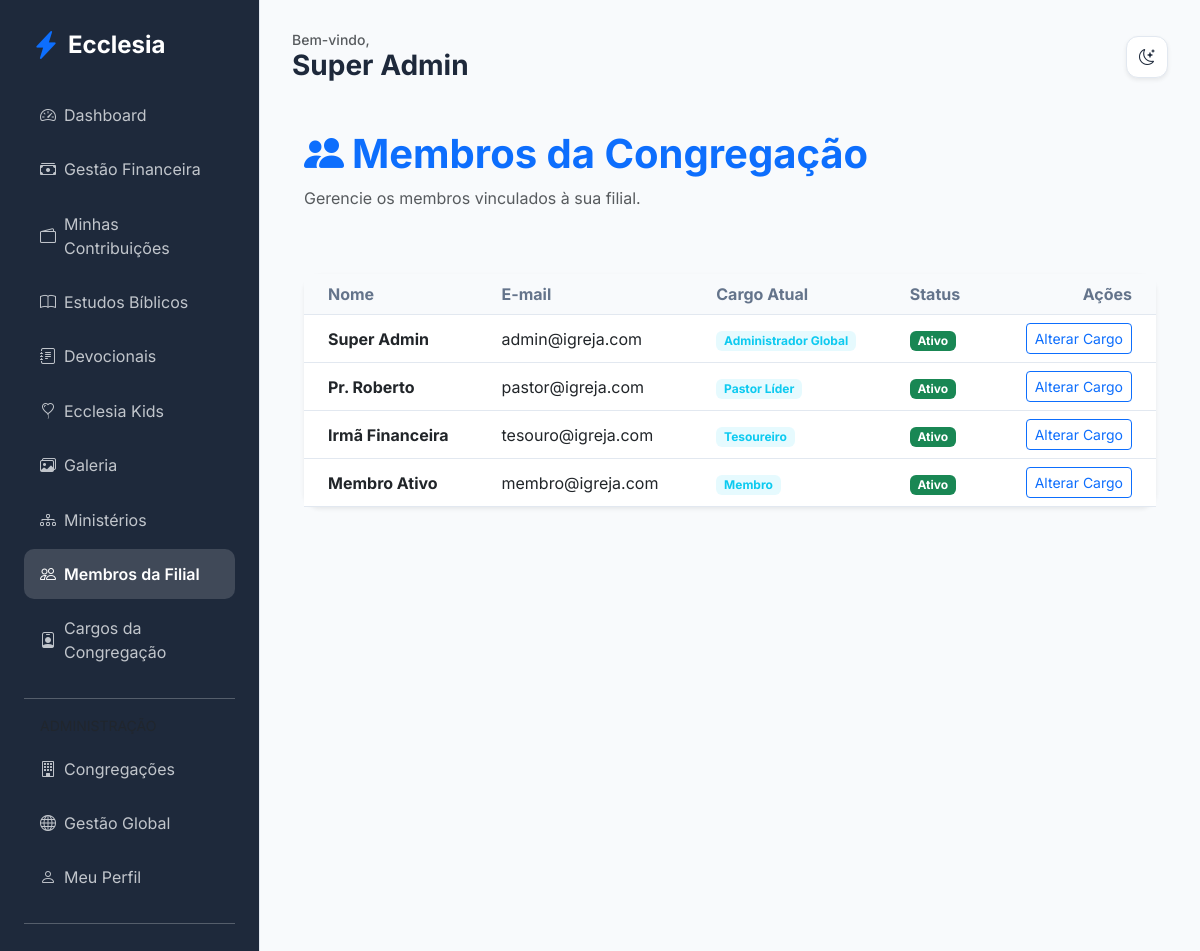
The page /members/my-church/members (signed in) on the database its author committed.
### app/core/models.py (models this page shows, shortened)
class User(db.Model, UserMixin):
    id = db.Column(db.Integer, primary_key=True)
    name = db.Column(db.String(100), nullable=False)
    email = db.Column(db.String(120), unique=True, nullable=False)
    password_hash = db.Column(db.String(128))
    birth_date = db.Column(db.Date)
    gender = db.Column(db.String(20))
    documents = db.Column(db.String(200)) # Flexível para diferentes países
    address = db.Column(db.Text)
    phone = db.Column(db.String(50))
    profile_photo = db.Column(db.String(255), nullable=True)
    status = db.Column(db.String(20), default='pending') # pending, active, rejected
    is_ministry_leader = db.Column(db.Boolean, default=False)
    church_id = db.Column(db.Integer, db.ForeignKey('church.id'))
    family_id = db.Column(db.Integer, db.ForeignKey('family.id'), nullable=True)
    church_role_id = db.Column(db.Integer, db.ForeignKey('church_role.id'), nullable=True)
    ministries = db.relationship('Ministry', secondary=member_ministries, backref=db.backref('members', lazy='dynamic'))
    can_manage_ministries = db.Column(db.Boolean, default=False)
    can_manage_media = db.Column(db.Boolean, default=False)
    can_publish_devotionals = db.Column(db.Boolean, default=False)
    can_approve_members = db.Column(db.Boolean, default=False)
    can_manage_finance = db.Column(db.Boolean, default=False)
    can_manage_kids = db.Column(db.Boolean, default=False)
    can_manage_events = db.Column(db.Boolean, default=False)

class ChurchRole(db.Model):
    id = db.Column(db.Integer, primary_key=True)
    name = db.Column(db.String(80), nullable=False)
    description = db.Column(db.Text, nullable=True)
    church_id = db.Column(db.Integer, db.ForeignKey('church.id'), nullable=False)
    is_active = db.Column(db.Boolean, default=True)
    order = db.Column(db.Integer, default=0)  # para ordenar na exibição
    users = db.relationship('User', backref='church_role', lazy=True)

### app/modules/members/routes.py (the view)
@members_bp.route('/my-church/members')
@login_required
def church_members():
    if not can_manage_members():
        flash('Acesso negado.', 'danger')
        return redirect(url_for('members.dashboard'))
    members = User.query.filter_by(church_id=current_user.church_id).all()
    return render_template('members/church_members.html', members=members)

### app/modules/members/routes.py (called while the page is built)
def can_manage_members():
    return current_user.can_approve_members or (current_user.church_role and current_user.church_role.name in ['Administrador Global', 'Pastor Líder'])

### app/templates/members/church_members.html
{% extends "base.html" %}
{% block content %}
<div class="container py-4">
    <div class="d-flex justify-content-between align-items-center mb-5">
        <div>
            <h1 class="fw-bold text-primary"><i class="bi bi-people-fill me-2"></i>Membros da Congregação</h1>
            <p class="text-muted">Gerencie os membros vinculados à sua filial.</p>
        </div>
    </div>
    <div class="card border-0 shadow-sm">
        <div class="table-responsive">
            <table class="table table-hover align-middle mb-0">
                <thead class="bg-light">
                    <tr>
                        <th class="ps-4">Nome</th>
                        <th>E-mail</th>
                        <th>Cargo Atual</th>
                        <th>Status</th>
                        <th class="text-end pe-4">Ações</th>
                    </tr>
                </thead>
                <tbody>
                    {% for member in members %}
                    <tr>
                        <td class="ps-4 fw-bold">{{ member.name }}</td>
                        <td>{{ member.email }}</td>
                        <td><span class="badge bg-info bg-opacity-10 text-info">{{ member.church_role.name if member.church_role else 'Sem cargo' }}</span></td>
                        <td>
                            {% if member.status == 'active' %}
                            <span class="badge bg-success">Ativo</span>
                            {% elif member.status == 'pending' %}
                            <span class="badge bg-warning">Pendente</span>
                            {% else %}
                            <span class="badge bg-danger">Inativo</span>
                            {% endif %}
                        </td>
                        <td class="text-end pe-4">
                            <a href="{{ url_for('members.promote_member', id=member.id) }}" class="btn btn-sm btn-outline-primary">Alterar Cargo</a>
                        </td>
                    </tr>
                    {% endfor %}
                </tbody>
            </table>
        </div>
    </div>
</div>
{% endblock %}

### app/templates/base.html (shortened to what this page needs)
<!DOCTYPE html>
<html lang="pt-BR">
<head>
    <link href="https://cdn.jsdelivr.net/npm/bootstrap@5.3.0/dist/css/bootstrap.min.css" rel="stylesheet">
    <link href="https://cdn.jsdelivr.net/npm/bootstrap-icons@1.10.0/font/bootstrap-icons.css" rel="stylesheet">
    <link rel="stylesheet" href="{{ url_for('static', filename='css/premium.css') }}">
</head>
<body>
    {% if current_user.is_authenticated %}
    <div class="sidebar d-none d-lg-block">
        <div class="d-flex align-items-center mb-4 px-2">
            <i class="bi bi-lightning-charge-fill text-primary fs-3 me-2"></i>
            <h4 class="mb-0 fw-bold text-white">Ecclesia</h4>
        </div>
        {% include 'includes/_nav_links.html' %}
    </div>
    {% endif %}
    <div class="main-content {{ 'mx-auto' if not current_user.is_authenticated }}">
        {% if current_user.is_authenticated %}
        <header class="d-flex justify-content-between align-items-center mb-4 d-none d-lg-flex">
            <div>
                <h5 class="text-muted mb-0 small">Bem-vindo,</h5>
                <h3 class="fw-bold mb-0">{{ current_user.name }}</h3>
            </div>
            <div class="theme-toggle shadow-sm" onclick="toggleTheme()">
                <i class="bi bi-moon-stars" id="theme-icon"></i>
            </div>
        </header>
        {% endif %}
        {% block content %}{% endblock %}
    </div>
</body>
</html>

### app/static/css/premium.css (style rules this page uses)
:root { --primary: #4f46e5; --primary-hover: #4338ca; --secondary: #64748b; --success: #10b981; --danger: #ef4444; --warning: #f59e0b; --info: #06b6d4; --bg-main: #f8fafc; --bg-card: #ffffff; --text-main: #1e293b; --text-muted: #64748b; --border: #e2e8f0; --sidebar-bg: #1e293b; --sidebar-text: #f8fafc; --input-bg: #ffffff; }
body { font-family: 'Inter', sans-serif; background-color: var(--bg-main); color: var(--text-main); transition: all 0.3s ease; }
.sidebar { background-color: var(--sidebar-bg); color: var(--sidebar-text); min-height: 100vh; padding: 2rem 1rem; }
.main-content { padding: 2rem; }
.card { background-color: var(--bg-card); border: 1px solid var(--border); border-radius: 1rem; box-shadow: 0 4px 6px -1px rgb(0 0 0 / 0.1); transition: transform 0.2s; }
.table { color: var(--text-main); }
.table thead th { background-color: var(--bg-main); border-bottom-color: var(--border); color: var(--text-muted); }
.table td { border-bottom-color: var(--border); }
.theme-toggle { cursor: pointer; padding: 0.5rem; border-radius: 50%; background: var(--border); display: flex; align-items: center; justify-content: center; width: 40px; height: 40px; }

### app/templates/base.html (style rules this page uses)
:root { --sidebar-width: 260px; }
body { font-family: 'Inter', sans-serif; background-color: var(--bg-main); color: var(--text-main); transition: background-color 0.3s, color 0.3s; }
.sidebar { width: var(--sidebar-width); height: 100vh; position: fixed; left: 0; top: 0; z-index: 1000; background-color: var(--sidebar-bg); color: var(--sidebar-text); border-right: 1px solid var(--border); padding: 1.5rem; overflow-y: auto; transition: background-color 0.3s; }
.main-content { margin-left: var(--sidebar-width); padding: 2rem; min-height: 100vh; background-color: var(--bg-main); }
.card { border: 1px solid var(--border); box-shadow: 0 4px 12px rgba(0,0,0,0.05); }
.theme-toggle { cursor: pointer; padding: 0.6rem; border-radius: 12px; background: var(--bg-card); border: 1px solid var(--border); color: var(--text-main); display: flex; align-items: center; justify-content: center; width: 42px; height: 42px; transition: all 0.3s; }

### rows shown on the page
User: name "Super Admin", email "admin@igreja.com", church_role "Administrador Global", status "Ativo"
User: name "Pr. Roberto", email "pastor@igreja.com", church_role "Pastor Líder", status "Ativo"
User: name "Irmã Financeira", email "tesouro@igreja.com", church_role "Tesoureiro", status "Ativo"
User: name "Membro Ativo", email "membro@igreja.com", church_role "Membro", status "Ativo"
